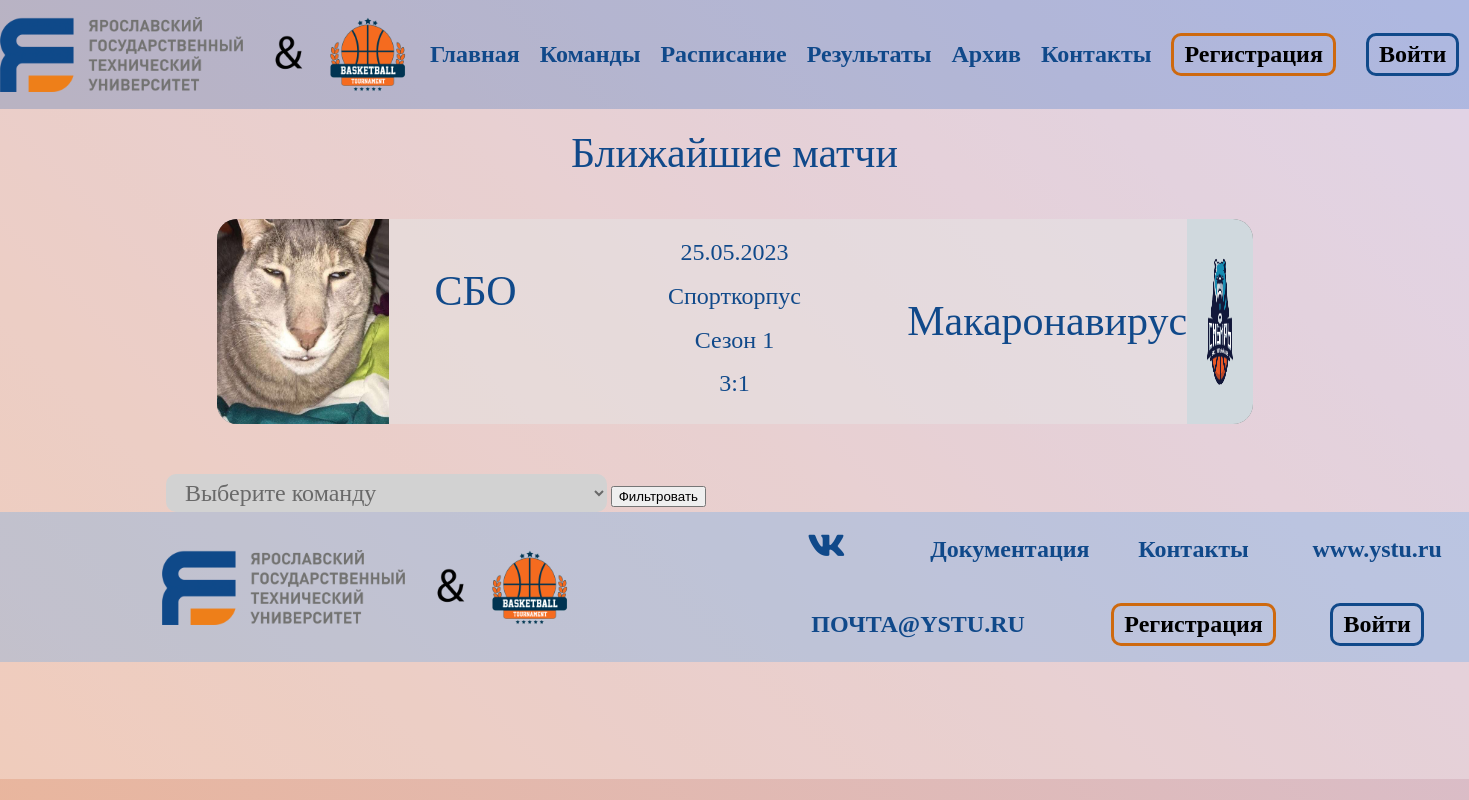
Page /schedule/ on the committed database.
### Games/models.py (models this page shows, shortened)
class Match(models.Model):
    team_1 = models.ForeignKey(Team, on_delete=models.CASCADE, related_name='team_1_matches')
    team_2 = models.ForeignKey(Team, on_delete=models.CASCADE, related_name='team_2_matches')
    date = models.DateField(verbose_name='Дата проведения матча')
    time = models.TimeField(verbose_name='Время проведения матча', null=True)
    place = models.CharField(verbose_name='Место проведения матча', max_length=150)
    season = models.PositiveIntegerField(verbose_name='Номер сезона')
    is_finished = models.BooleanField(verbose_name='Завершен ли матч', default=False)
    team_1_goals = models.PositiveIntegerField(verbose_name='Количество очков первой команды', default=0)
    team_2_goals = models.PositiveIntegerField(verbose_name='Количество очков второй команды', default=0)

### Teams/models.py (models this page shows, shortened)
class Team(models.Model):
    name = models.CharField(verbose_name="Название команды", max_length=120, unique=True)

class TeamStatistic(models.Model):
    team = models.ForeignKey(Team, on_delete=models.CASCADE)
    logo = models.ImageField(verbose_name="Логотип команды", upload_to='teams/logos/', blank=True)
    rating = models.IntegerField(verbose_name = "Рейтинг команды", default=0, blank=True)
    played_games = models.IntegerField(verbose_name="Сыграно игр", default=0, blank=True)
    wins = models.IntegerField(verbose_name="Победы", default=0, blank=True)
    draws = models.IntegerField(verbose_name="Ничьи", default=0, blank=True)
    losses = models.IntegerField(verbose_name="Поражения", default=0, blank=True)
    @property
    def get_logo(self):
        if not self.logo:
            return 'media/images/placeholder.png'
        return self.logo.url

### Games/views.py (the view)
# urls.py: path('schedule/', include('Games.urls')),
def schedule(request):
    matches = Match.objects.filter(date__gte=datetime.today(), is_finished=False).order_by('date')
    team_filter = request.GET.get('team')
    all_matches = matches
    if team_filter:
        matches = matches.filter(Q(team_1__name=team_filter) | Q(team_2__name=team_filter))
    return render(request, 'schedule.html', {'matches': matches, 'teams': Team.objects.all(), 'team_filter': team_filter, 'all_matches': all_matches})

### templates/schedule.html (shortened to what this page needs)
{%extends 'layout.html'%}
{% load static %}
{%block style%}<link rel="stylesheet" href=" {% static 'css/schedule.css' %}">{%endblock style%}
{%block content%}
    <main class="main">
        <section class="nearest_match">
            <p class="near_match-title">Ближайшие матчи</p>
            {% for match in all_matches %}
                <div class="match_card">
                    <div class="match_command_1">
                        {% if match.team_1.teamstatistic_set.first.logo %}
                        <img class="match_command_1-photo" src="{{match.team_1.teamstatistic_set.first.get_logo}}">
                        {% else %}
                        <img class="match_command_1-photo" src="{% static 'content/images/noimg.jpg' %}">
                        {% endif %}
                        <p class="match_command_1-name">{{ match.team_1.name }}</p>
                    </div>
                    <div class="match_info">
                        <p class="match_date">{{ match.date|date:"d.m.Y" }}</p>
                        <p class="match_place">{{ match.place }}</p>
                        <p class="match-season">Сезон {{ match.season }}</p>
                        <p class="match_score">{{ match.team_1_goals }}:{{ match.team_2_goals }}</p>
                    </div>
                    <div class="match_command_2">
                        <p class="match_command_2-name">{{ match.team_2.name }}</p>
                        {% if match.team_2.teamstatistic_set.first.logo %}
                        <img class="match_command_2-photo" src="{{match.team_2.teamstatistic_set.first.get_logo}}">
                        {% else %}
                        <img class="match_command_2-photo" src="{% static 'content/images/noimg.jpg' %}">
                        {% endif %}
                    </div>
                </div>
            {% empty %}
                <p class="near_match-title">Нет ближайших матчей</p>
            {% endfor %}
            <form method="GET" class="list">
                <select class="comand_list" name="team" id="team">
                    <option value="">Выберите команду</option>
                </select>
                <button type="submit">Фильтровать</button>
            </form>
        </section>
{%endblock content%}

### static/css/main.css (style rules this page uses)
html, body { margin: 0; padding: 0; }
* { box-sizing: border-box; }
body { background: rgb(255,171,94); background: linear-gradient(45deg, rgba(255,171,94,1) 0%, rgba(198,198,255,1) 65%, rgba(91,108,255,1) 100%); background-size: 400% 400%; animation: gradient 10s ease infinite; }

### static/css/schedule.css (style rules this page uses)
main { position: relative; padding-top: 20px; padding-bottom: 1px; min-height: 670px; background-color: rgba(255, 255, 255, 0.3); }
.near_match-title { color: #10498A; font-family: "DIN Pro Bold"; font-size: 42px; text-align: center; margin-top: 0; }
.match_card { width: calc(100% - 433px); min-height: 205px; background-color: rgba(229, 229, 229, 0.5); margin: auto; border-radius: 20px; display: grid; grid-template-columns: 1fr 1fr 1fr; margin-bottom: 20px; }
.match_command_1 { display: grid; grid-template-columns: 1fr 1fr; }
.match_command_1-photo { background-color: #696969; border-radius: 20px 0 0 20px; width: 100%; height: 100%; }
.match_command_2-photo { background-color: #696969; border-radius: 0 20px 20px 0; width: 100%; height: 100%; }
.match_command_1-name, .match_command_2-name { color: #10498A; font-family: "DIN Pro Bold"; font-size: 42px; text-align: center; margin-top: 28%; }
.match_info { display: grid; grid-template-rows: 1fr 1fr 1fr 1fr; padding: 20px 0 10px 0; }
.match_info p { color: #10498A; font-family: "DIN Pro Regular"; font-size: 24px; font-weight: 200; margin: 0; text-align: center; }
.match_command_2 { display: grid; grid-template-columns: 1fr 1fr; }
.comand_list { width: 30%; margin-top: 30px; margin-left: 11.3%; padding: 5px 5px 5px 15px; border-radius: 10px; background-color: #d2d2d2; color: #696969; font-family: "DIN Pro Bold"; font-size: 24px; border: none; }

### rows in the picture
Match: team_1.teamstatistic_set.first.get_logo (picture), team_1.name "СБО", date "25.05.2023", place "Спорткорпус", season "1", team_1_goals "3", team_2_goals "1", team_2.name "Макаронавирус", team_2.teamstatistic_set.first.get_logo (picture)
